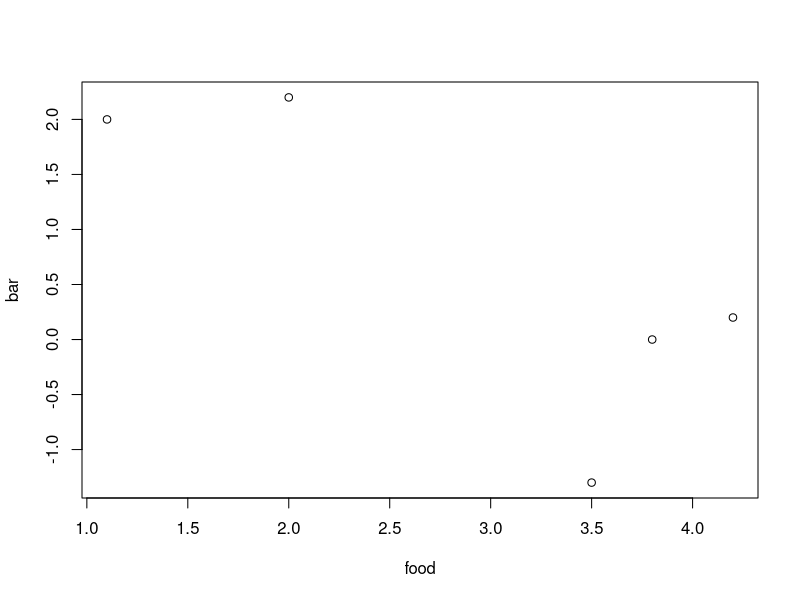
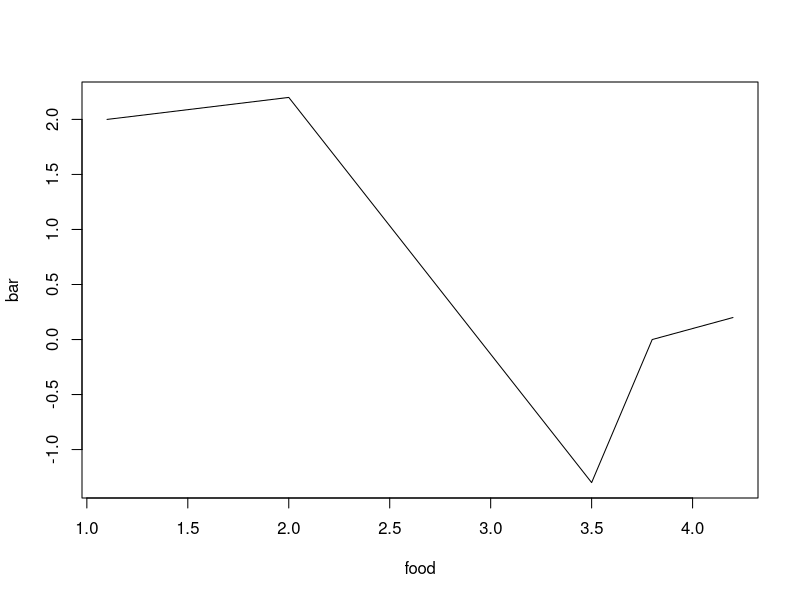
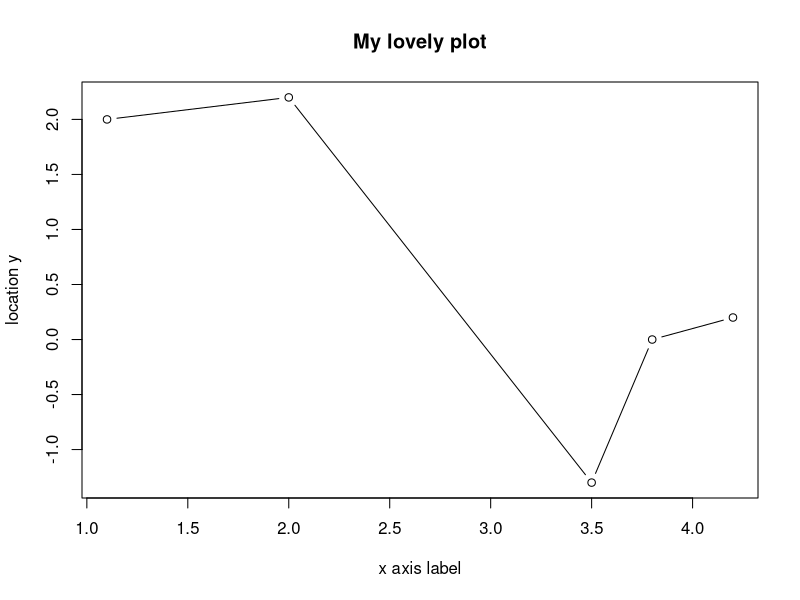
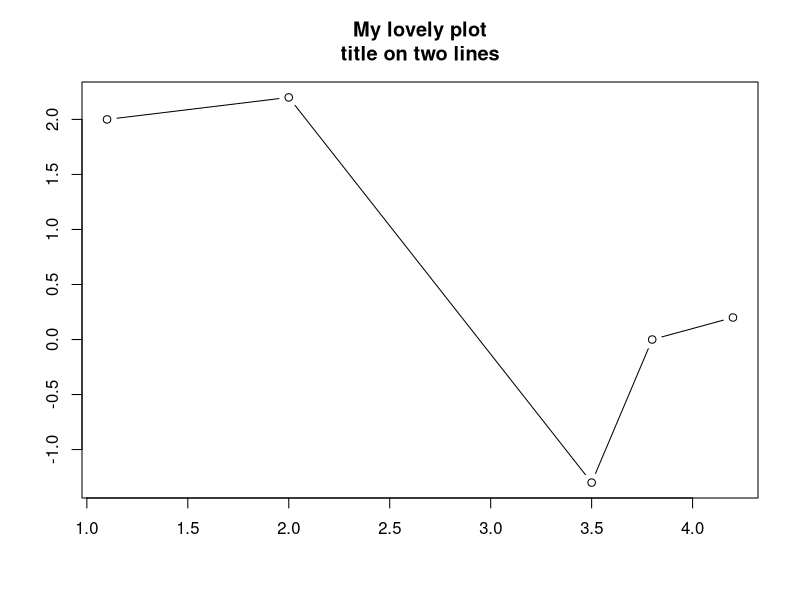
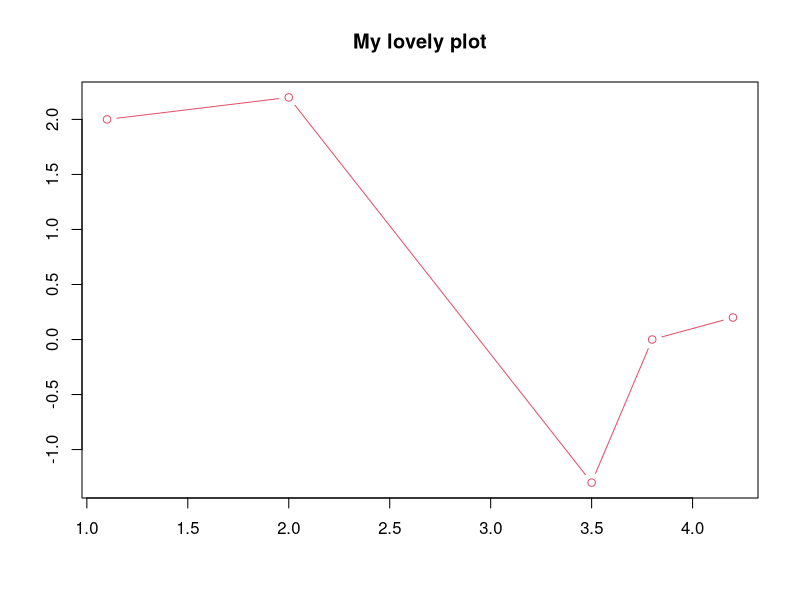
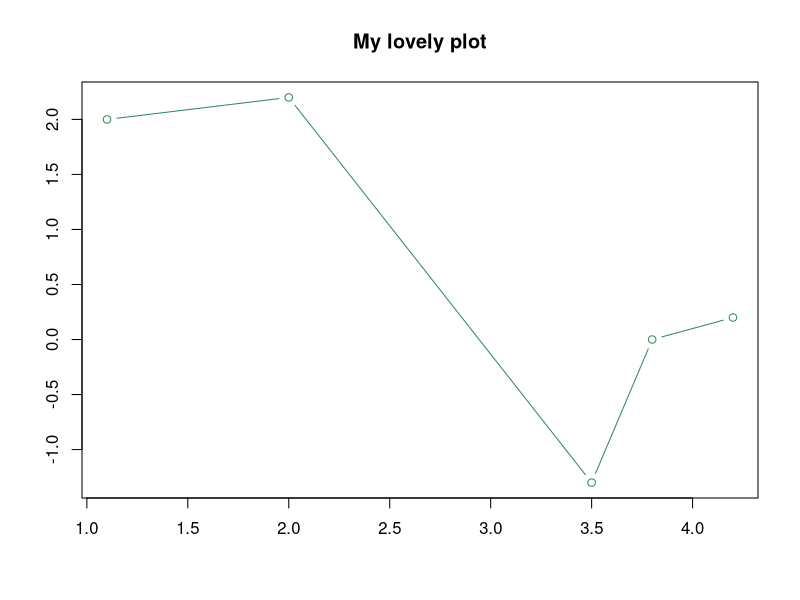
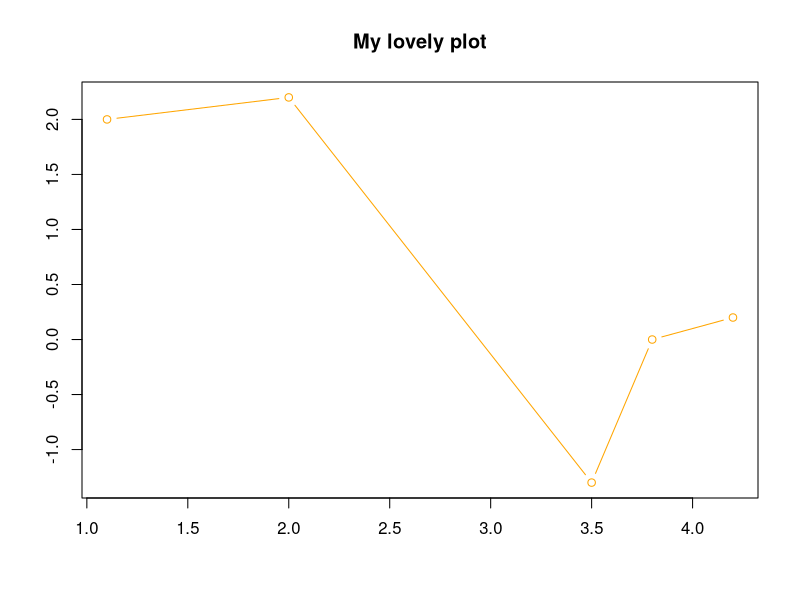
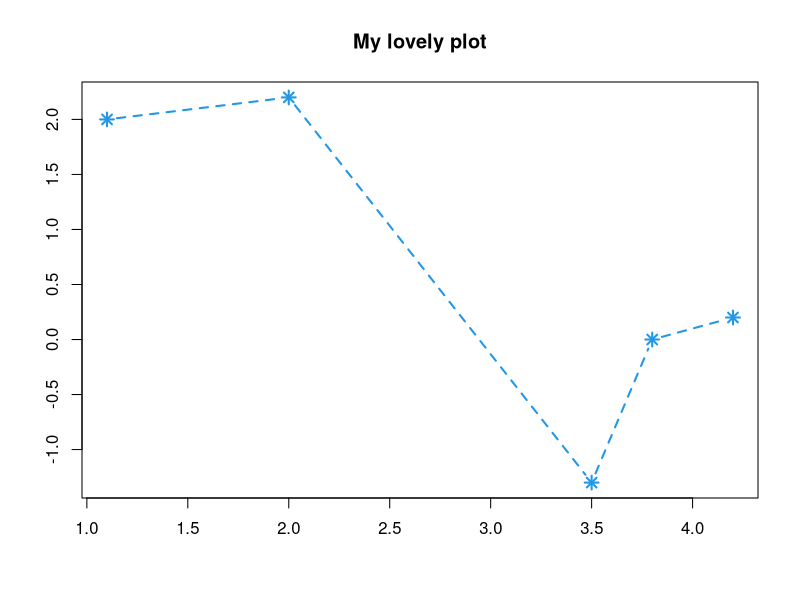

Generate these figures, in order, with R:
food <-c(1.1,2,3.5,3.8,4.2)
bar <-c(2,2.2,-1.3,0,0.2)
plot(food,bar)

baz <- cbind(food,bar)
baz

plot(food,bar,type = "l")


plot(food,bar,type="b",main="My lovely plot",xlab = "x axis label",ylab="location y")
plot(food,bar,type="b",main="My lovely plot\ntitle on two lines",xlab="",ylab="")

plot(food,bar,type="b",main="My lovely plot",xlab="",ylab="",col="2")
plot(food,bar,type="b",main="My lovely plot",xlab="",ylab="",col="seagreen4")
plot(food,bar,type="b",main="My lovely plot",xlab="",ylab="",col="orange")


plot(food,bar,type="b",main="My lovely plot",xlab="",ylab="",col=4,pch=8,lty=2,cex=1.3,lwd=2)
plot(food,bar,type="b",main="My lovely plot",xlab="",ylab="",col=6,pch=15,lty=3,cex=0.7,lwd=2)

plot(food,bar,type="b",main="My lovely plot",xlab="",ylab="",col=6,pch=6,lty=2,cex=1,lwd=2,xlim=c(-10,5),ylim=c(-3,3))







x<-1:20
y<-c(-1.49,3.37,2.59,-2.78,-3.94,-0.92,6.43,8.51,3.41,-8.23,-12.01,-6.58,2.87,14.12,9.63,-4.58,-14.78,-11.67,1.17,15.62)

plot(x,y,type="l",main="")
plot(x,y,type="n",main="")
plot(x,y,type="b",main="")

abline(h=c(-5,5),col="red",lty=2,lwd=2)

segments(x0=c(5,15),y0=c(-5,-5),x1=c(5,15),y1=c(5,5),col="black",lty=3,lwd=2)

points(x[y>=5],y[y>=5],pch=3,col="darkmagenta",cex=2)
points(x[y<=-5],y[y<=-5],pch=3,col="darkgreen",cex=2)

points(x[(x>=5&x<=15)&(y>-5&y<5)],y[(x>=5&x<=15)&(y>-5&y<5)],pch=19,col="blue")
points(x[(x<5|x>15)&(y>-5&y<5)],y[(x<5|x>15)&(y>-5&y<5)])
       
lines(x,y,lty=4)

arrows(x0=8,y0=14,x1=11,y1=2.5)

text(x=8,y=15,labels="sweet spot")

legend("bottomleft",
       legend=c("overall process","sweet","standard","too big","too small","sweet y range","sweet x range"),
       pch=c(NA,19,1,4,3,NA,NA),
       lty=c(4,NA,NA,NA,NA,2,3),
       col=c("black","blue","black","darkmagenta","darkgreen","red","red"),
       lwd=c(1,NA,NA,NA,NA,2,2),
       pt.cex=c(NA,1,1,2,2,NA,NA))
